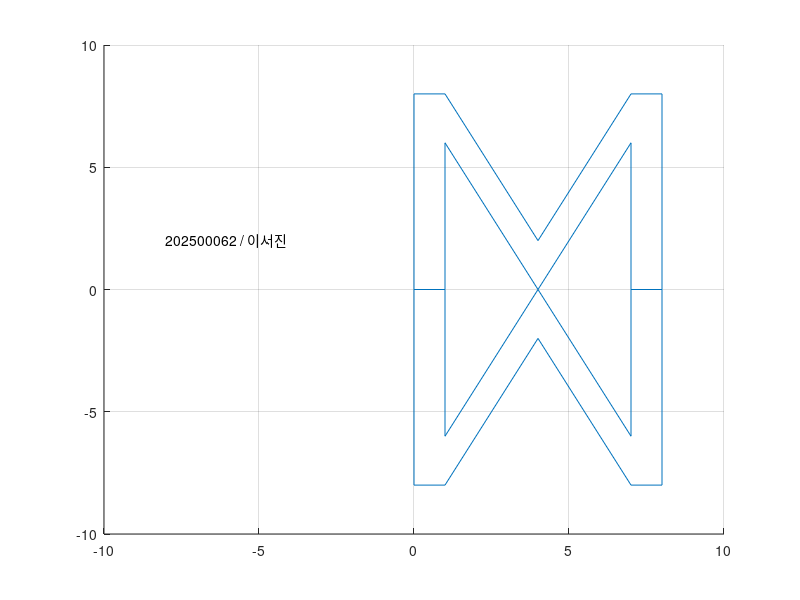

Source code (MATLAB):
x=[0 1 1 4 7 7 8 8 7 4 1 0 0;
   0 0 6 0 6 0 0 8 8 2 8 8 0;
   1 1 1 1 1 1 1 1 1 1 1 1 1];

% x1축에 대칭되는 M자 그리기.
% x2값의 부호를 반대로 변환하는 행렬 정의.
A=[1 0 0; 0 -1 0; 0 0 1];
y=A*x;
line(x(1,:), x(2,:)); % 원본
line(y(1,:), y(2,:));
axis([-10 10 -10 10]);
grid on;
text(-8, 2, '202500062 / 이서진');
